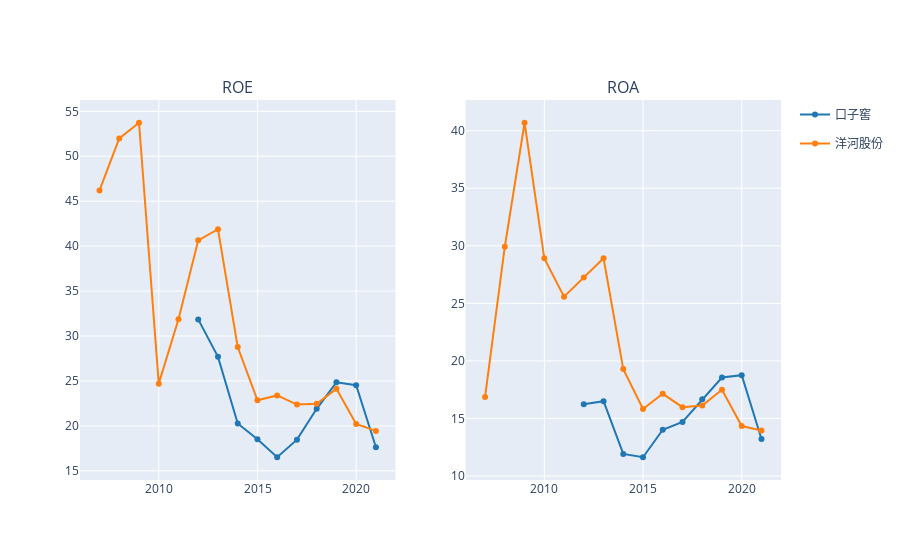

Notebook code cell kept with this figure:
### Markdown cell above
## ROE & ROA

### Code cell
fig = make_subplots(1,2, subplot_titles=['ROE','ROA'])

for i,k in enumerate(data_dfs.keys()):
    line_ = dict(color=DEFAULT_PLOTLY_COLORS[i])
    fig.append_trace(go.Scatter(x=data_dfs[k].index, y=data_dfs[k].roe,name=k,line=line_,legendgroup=k),1,1)
    fig.append_trace(go.Scatter(x=data_dfs[k].index, y=data_dfs[k].roa,name=k,line=line_,legendgroup=k, showlegend=False),1,2)

# for k in data_dfs:
fig.show()

### Figure 1 — Plotly figure (JSON) as saved in the notebook; plotly's stock layout.template omitted (floating-point values rounded to 4 significant figures)
{"data": [{"legendgroup": "口子窖", "line": {"color": "rgb(31, 119, 180)"}, "name": "口子窖", "type": "scatter", "x": ["2020-12-31", "2019-12-31", "2018-12-31", "2017-12-31", "2016-12-31", "2015-12-31", "2014-12-31", "2013-12-31", "2012-12-31", "2011-12-31"], "xaxis": "x", "y": [17.62, 24.53, 24.85, 21.9, 18.47, 16.51, 18.52, 20.27, 27.68, 31.85], "yaxis": "y"}, {"legendgroup": "口子窖", "line": {"color": "rgb(31, 119, 180)"}, "name": "口子窖", "showlegend": false, "type": "scatter", "x": ["2020-12-31", "2019-12-31", "2018-12-31", "2017-12-31", "2016-12-31", "2015-12-31", "2014-12-31", "2013-12-31", "2012-12-31", "2011-12-31"], "xaxis": "x2", "y": [13.21, 18.76, 18.56, 16.66, 14.69, 14.02, 11.63, 11.92, 16.5, 16.24], "yaxis": "y2"}, {"legendgroup": "洋河股份", "line": {"color": "rgb(255, 127, 14)"}, "name": "洋河股份", "type": "scatter", "x": ["2020-12-31", "2019-12-31", "2018-12-31", "2017-12-31", "2016-12-31", "2015-12-31", "2014-12-31", "2013-12-31", "2012-12-31", "2011-12-31", "2010-12-31", "2009-12-31", "2008-12-31", "2007-12-31", "2006-12-31"], "xaxis": "x", "y": [19.44, 20.22, 24.12, 22.45, 22.37, 23.39, 22.85, 28.77, 41.88, 40.65, 31.86, 24.7, 53.73, 51.99, 46.2], "yaxis": "y"}, {"legendgroup": "洋河股份", "line": {"color": "rgb(255, 127, 14)"}, "name": "洋河股份", "showlegend": false, "type": "scatter", "x": ["2020-12-31", "2019-12-31", "2018-12-31", "2017-12-31", "2016-12-31", "2015-12-31", "2014-12-31", "2013-12-31", "2012-12-31", "2011-12-31", "2010-12-31", "2009-12-31", "2008-12-31", "2007-12-31", "2006-12-31"], "xaxis": "x2", "y": [13.95, 14.34, 17.49, 16.13, 15.98, 17.14, 15.82, 19.29, 28.92, 27.25, 25.58, 28.91, 40.69, 29.92, 16.87], "yaxis": "y2"}], "layout": {"annotations": [{"font": {"size": 16}, "showarrow": false, "text": "ROE", "x": 0.225, "xanchor": "center", "xref": "paper", "y": 1, "yanchor": "bottom", "yref": "paper"}, {"font": {"size": 16}, "showarrow": false, "text": "ROA", "x": 0.775, "xanchor": "center", "xref": "paper", "y": 1, "yanchor": "bottom", "yref": "paper"}], "xaxis": {"anchor": "y", "domain": [0, 0.45]}, "xaxis2": {"anchor": "y2", "domain": [0.55, 1]}, "yaxis": {"anchor": "x", "domain": [0, 1]}, "yaxis2": {"anchor": "x2", "domain": [0, 1]}}}
